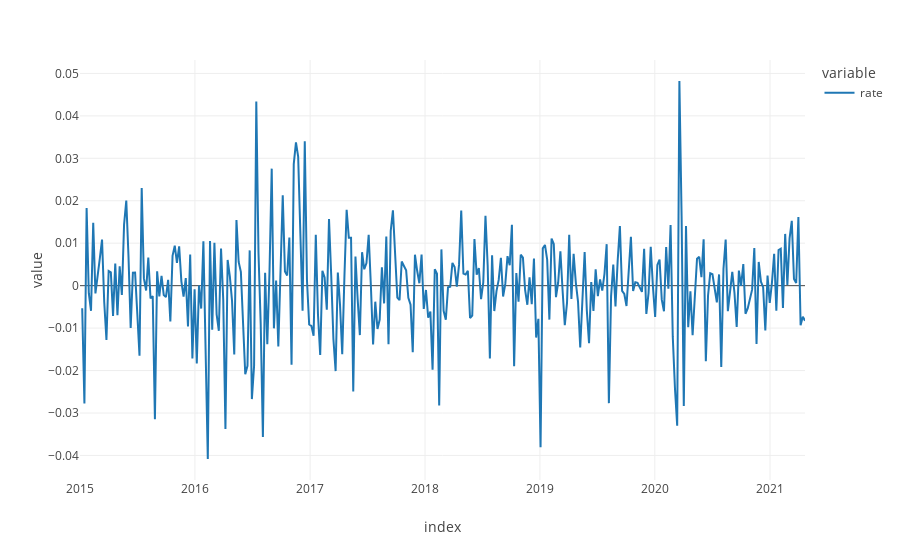

Notebook code for this chart:
### Code cell
dfs_fx[fx_B].loc[date_range].pct_change().plot()

### Figure 1 — Plotly figure (JSON) as saved in the notebook; plotly's stock layout.template omitted (floating-point values rounded to 4 significant figures; data arrays with more than 128 entries replaced by an {"elided": "..."} marker saying what was removed)
{"data": [{"hovertemplate": "variable=rate<br>index=%{x}<br>value=%{y}<extra></extra>", "legendgroup": "rate", "line": {"color": "#1F77B4", "dash": "solid"}, "mode": "lines", "name": "rate", "orientation": "v", "showlegend": true, "type": "scatter", "x": {"elided": "330 str values"}, "xaxis": "x", "y": {"elided": "330 float values"}, "yaxis": "y"}], "layout": {"legend": {"title": {"text": "variable"}, "tracegroupgap": 0}, "margin": {"t": 60}, "xaxis": {"anchor": "y", "domain": [0, 1], "title": {"text": "index"}}, "yaxis": {"anchor": "x", "domain": [0, 1], "title": {"text": "value"}}}}
